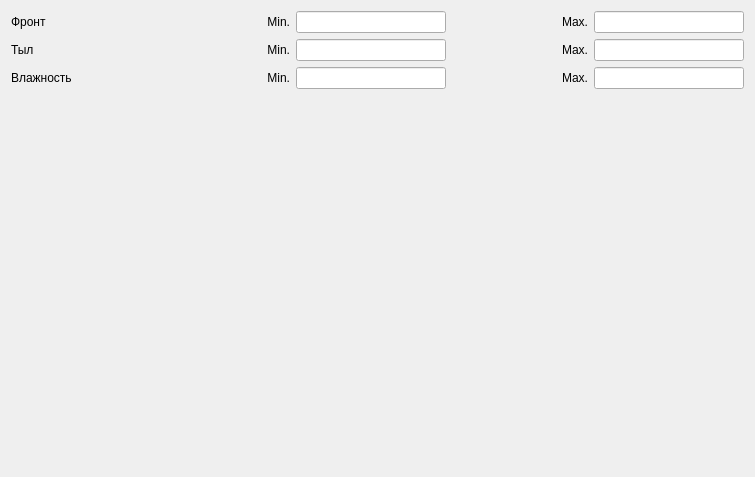
<?xml version="1.0" encoding="UTF-8"?>
<ui version="4.0">
 <class>AlarmConfigFrame</class>
 <widget class="QWidget" name="AlarmConfigFrame">
  <property name="geometry">
   <rect>
    <x>0</x>
    <y>0</y>
    <width>755</width>
    <height>477</height>
   </rect>
  </property>
  <property name="windowTitle">
   <string>Form</string>
  </property>
  <layout class="QGridLayout" name="gridLayout">
   <item row="2" column="2">
    <widget class="QLineEdit" name="txtMinHumidity">
     <property name="maximumSize">
      <size>
       <width>150</width>
       <height>16777215</height>
      </size>
     </property>
    </widget>
   </item>
   <item row="0" column="4">
    <widget class="QLineEdit" name="txtMaxFront">
     <property name="maximumSize">
      <size>
       <width>150</width>
       <height>16777215</height>
      </size>
     </property>
    </widget>
   </item>
   <item row="1" column="2">
    <widget class="QLineEdit" name="txtMinRear">
     <property name="maximumSize">
      <size>
       <width>150</width>
       <height>16777215</height>
      </size>
     </property>
    </widget>
   </item>
   <item row="2" column="3">
    <widget class="QLabel" name="label_8">
     <property name="text">
      <string>Max.</string>
     </property>
     <property name="alignment">
      <set>Qt::AlignRight|Qt::AlignTrailing|Qt::AlignVCenter</set>
     </property>
    </widget>
   </item>
   <item row="1" column="0">
    <widget class="QLabel" name="label_4">
     <property name="text">
      <string>Тыл</string>
     </property>
    </widget>
   </item>
   <item row="2" column="4">
    <widget class="QLineEdit" name="txtMaxHumidity">
     <property name="maximumSize">
      <size>
       <width>150</width>
       <height>16777215</height>
      </size>
     </property>
    </widget>
   </item>
   <item row="0" column="2">
    <widget class="QLineEdit" name="txtMinFront">
     <property name="maximumSize">
      <size>
       <width>150</width>
       <height>16777215</height>
      </size>
     </property>
    </widget>
   </item>
   <item row="1" column="1">
    <widget class="QLabel" name="label_6">
     <property name="text">
      <string>Min.</string>
     </property>
     <property name="alignment">
      <set>Qt::AlignRight|Qt::AlignTrailing|Qt::AlignVCenter</set>
     </property>
    </widget>
   </item>
   <item row="1" column="4">
    <widget class="QLineEdit" name="txtMaxRear">
     <property name="maximumSize">
      <size>
       <width>150</width>
       <height>16777215</height>
      </size>
     </property>
    </widget>
   </item>
   <item row="2" column="0">
    <widget class="QLabel" name="label_7">
     <property name="text">
      <string>Влажность</string>
     </property>
    </widget>
   </item>
   <item row="2" column="1">
    <widget class="QLabel" name="label_9">
     <property name="text">
      <string>Min.</string>
     </property>
     <property name="alignment">
      <set>Qt::AlignRight|Qt::AlignTrailing|Qt::AlignVCenter</set>
     </property>
    </widget>
   </item>
   <item row="0" column="3">
    <widget class="QLabel" name="label_3">
     <property name="text">
      <string>Max.</string>
     </property>
     <property name="alignment">
      <set>Qt::AlignRight|Qt::AlignTrailing|Qt::AlignVCenter</set>
     </property>
    </widget>
   </item>
   <item row="1" column="3">
    <widget class="QLabel" name="label_5">
     <property name="text">
      <string>Max.</string>
     </property>
     <property name="alignment">
      <set>Qt::AlignRight|Qt::AlignTrailing|Qt::AlignVCenter</set>
     </property>
    </widget>
   </item>
   <item row="0" column="1">
    <widget class="QLabel" name="label_2">
     <property name="text">
      <string>Min.</string>
     </property>
     <property name="alignment">
      <set>Qt::AlignRight|Qt::AlignTrailing|Qt::AlignVCenter</set>
     </property>
    </widget>
   </item>
   <item row="0" column="0">
    <widget class="QLabel" name="label">
     <property name="text">
      <string>Фронт</string>
     </property>
    </widget>
   </item>
   <item row="3" column="2">
    <spacer name="verticalSpacer">
     <property name="orientation">
      <enum>Qt::Vertical</enum>
     </property>
     <property name="sizeHint" stdset="0">
      <size>
       <width>20</width>
       <height>40</height>
      </size>
     </property>
    </spacer>
   </item>
  </layout>
 </widget>
 <resources/>
 <connections/>
</ui>
